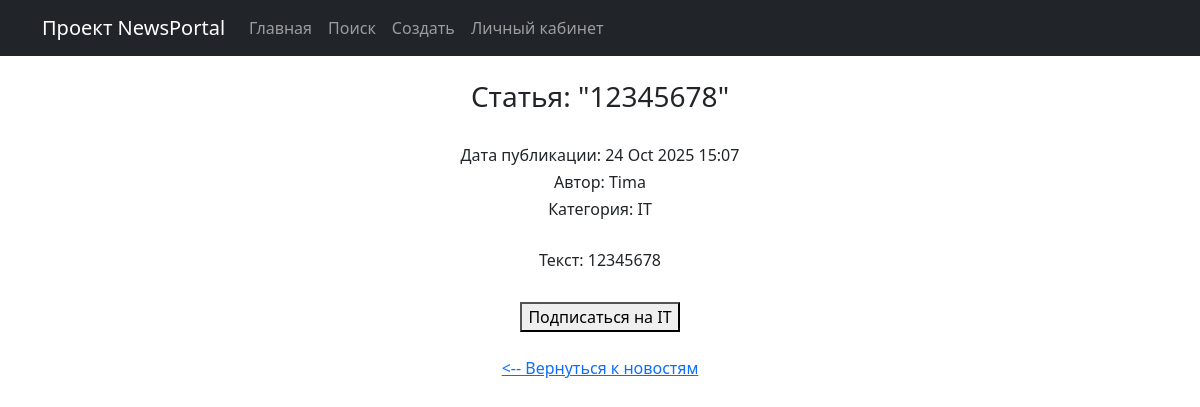
The page /99 on the database its author committed.
### news/models.py (models this page shows, shortened)
class Post(models.Model):
    author = models.ForeignKey(Author, on_delete = models.CASCADE)
    ARTICLE = 'AR'
    NEWS = 'NW'
    CATEGORY_CHOICES = [
        (ARTICLE, 'СТАТЬЯ'),
        (NEWS, 'НОВОСТЬ')
    ]
    category_type = models.CharField(max_length=2, choices=CATEGORY_CHOICES, default=ARTICLE)
    time_creation = models.DateTimeField(auto_now_add = True)
    post_category = models.ManyToManyField(Category, through = 'PostCategory')
    title = models.CharField(max_length = 128)
    text = models.TextField()
    rating = models.SmallIntegerField(default = 0)

class Author(models.Model):
    authorUser = models.OneToOneField(User, on_delete = models.CASCADE)
    ratingAuthor = models.SmallIntegerField(default = 0)
    def __str__(self):
        return self.authorUser.username

class Category(models.Model):
    name = models.CharField(max_length = 255, unique = True)
    subscribers = models.ManyToManyField(User, related_name='subscribed_categories', blank=True) #добавляем поле подписчиков

### news/views.py (the view)
# urls.py: path('<int:pk>', PostDetail.as_view(), name = 'post_detail'),
class PostDetail(DetailView):
    template_name = 'post_detail.html'
    queryset = Post.objects.all()
    def get_context_data(self, **kwargs):
        context = super().get_context_data(**kwargs)
        user = self.request.user
        categories = self.object.post_category.all()
        if user.is_authenticated:
            user_subscriptions = categories.filter(subscribers=user).values_list('id', flat=True)
        else:
            user_subscriptions = []
        context['user_subscriptions'] = list(user_subscriptions)
        return context

### news/templatetags/custom_filters.py (called while the page is built)
@register.filter(name='censor')
def censor(censor_text):
    for word in censor_words:
        censor_text = censor_text.lower().replace(word.lower(),'*')
    return censor_text

### templates/post_detail.html (shortened to what this page needs)
{% extends 'flatpages/default.html' %}
{% load custom_filters %}
{% block content %}
    <br>
    <h3>Статья: "{{ post.title|censor }}"</h3><br>
    <h6>Дата публикации: {{ post.time_creation|date:'d M Y H:i' }}</h6>
    <h6>Автор: {{ post.author }}</h6>
    <h6>Категория:
    {% for each in post.post_category.all %}
        {{ each.name }}{% if not forloop.last %}, {% endif %}
    {% empty %}
        Нет категорий
    {% endfor %}
    </h6>
    <br>
    <h6>Текст: {{ post.text|censor }}</h6>
    <br>
    {% for category in post.post_category.all %}
        {% if user.is_authenticated and category.id in user_subscriptions %}
            <form method="post" action="{% url 'unsubscribe_from_category' category.id %}">
                {% csrf_token %}
                <button type="submit">Отменить подписку на {{ category.name }}</button>
            </form>
        {% else %}
            <form method="post" action="{% url 'subscribe_to_category' category.id %}">
                <button type="submit">Подписаться на {{ category.name }}</button>
            </form>
        {% endif %}
    {% endfor %}
    <br>
    <a href="{% url 'post_list' %}"><-- Вернуться к новостям</a>
{% endblock content %}

### rows shown on the page
Post: title|censor "12345678", time_creation "24 Oct 2025 15:07", author "Tima", text|censor "12345678"
Category: name "IT"
